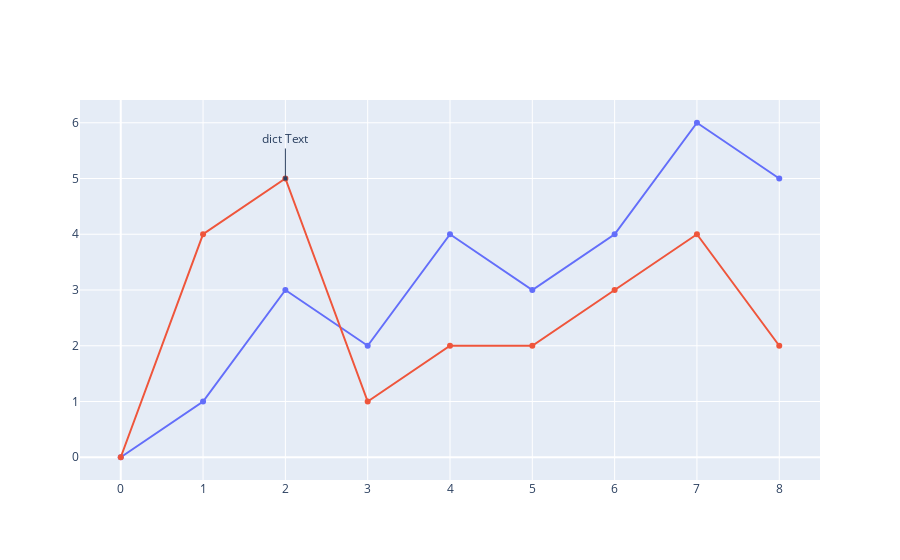

This figure's notebook cell:
### Markdown cell above
<h3 id="Simple-Annotation">Simple Annotation<a class="anchor-link" href="#Simple-Annotation">¶</a></h3>

### Code cell
import plotly.graph_objects as go

fig = go.Figure()

fig.add_trace(go.Scatter(
    x=[0, 1, 2, 3, 4, 5, 6, 7, 8],
    y=[0, 1, 3, 2, 4, 3, 4, 6, 5]
))

fig.add_trace(go.Scatter(
    x=[0, 1, 2, 3, 4, 5, 6, 7, 8],
    y=[0, 4, 5, 1, 2, 2, 3, 4, 2]
))

fig.update_layout(
    showlegend=False,
    annotations=[
        go.layout.Annotation(
            x=2,
            y=5,
            xref="x",
            yref="y",
            text="dict Text",
            showarrow=True,
            arrowhead=7,
            ax=0,
            ay=-40
        )
    ]
)

fig.show()

### Figure 1 — Plotly figure (JSON) as saved in the notebook; plotly's stock layout.template omitted (floating-point values rounded to 4 significant figures)
{"data": [{"type": "scatter", "x": [0, 1, 2, 3, 4, 5, 6, 7, 8], "y": [0, 1, 3, 2, 4, 3, 4, 6, 5]}, {"type": "scatter", "x": [0, 1, 2, 3, 4, 5, 6, 7, 8], "y": [0, 4, 5, 1, 2, 2, 3, 4, 2]}], "layout": {"annotations": [{"arrowhead": 7, "ax": 0, "ay": -40, "showarrow": true, "text": "dict Text", "x": 2, "xref": "x", "y": 5, "yref": "y"}], "showlegend": false}}
